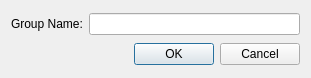
<?xml version="1.0" encoding="UTF-8"?>
<ui version="4.0">
 <class>DSS::RenameGroup</class>
 <widget class="QDialog" name="DSS::RenameGroup">
  <property name="geometry">
   <rect>
    <x>0</x>
    <y>0</y>
    <width>311</width>
    <height>78</height>
   </rect>
  </property>
  <property name="windowTitle">
   <string>Rename Group</string>
  </property>
  <layout class="QVBoxLayout" name="verticalLayout">
   <item>
    <layout class="QHBoxLayout" name="horizontalLayout">
     <item>
      <widget class="QLabel" name="label">
       <property name="text">
        <string>Group Name:</string>
       </property>
      </widget>
     </item>
     <item>
      <widget class="QLineEdit" name="lineEdit"/>
     </item>
    </layout>
   </item>
   <item>
    <widget class="QDialogButtonBox" name="buttonBox">
     <property name="standardButtons">
      <set>QDialogButtonBox::Cancel|QDialogButtonBox::Ok</set>
     </property>
    </widget>
   </item>
  </layout>
 </widget>
 <resources/>
 <connections/>
</ui>
